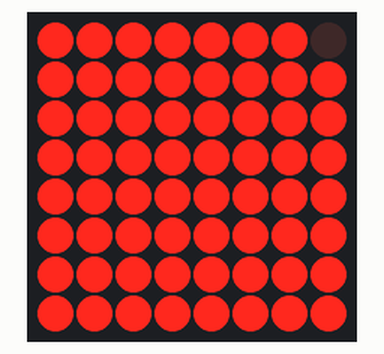
Simulated run of this sketch. Board: Arduino Uno, built with avr-gcc and run on an emulated ATmega328P. Shown: 8×8 LED matrix. Wiring (inferred from the names in the program): MAX7219 LED driver (orientation assumed): data A1; clock A0; CS A2.

Above: at 3.27 s.
At 3.72 s:
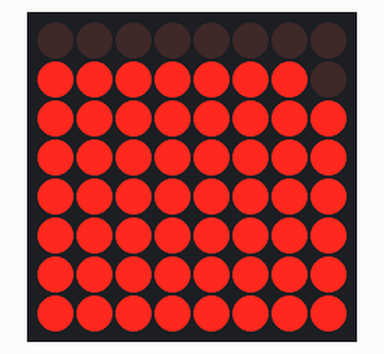
At 4.17 s:
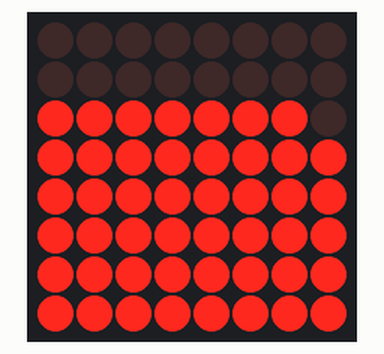
At 4.62 s:
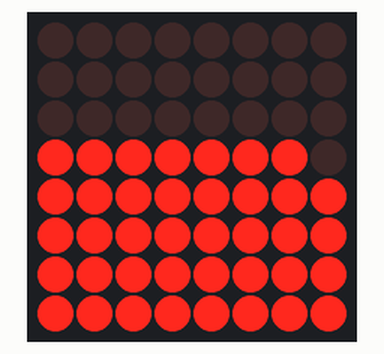
At 5.53 s:
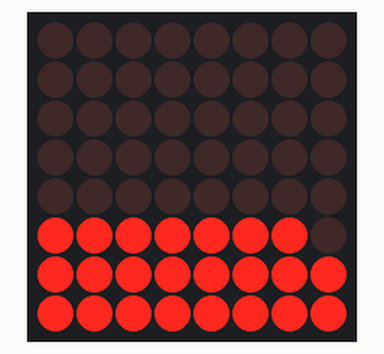
At 6.43 s:
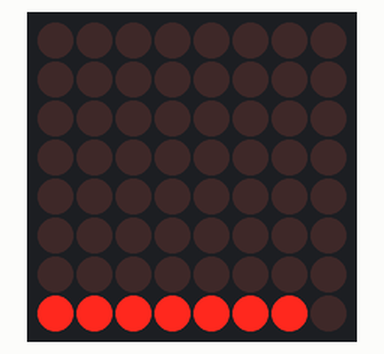

Measured:
- by itself, everything shown: repeats every 6.8 s, in 128 steps

The sketch:

segments2.ino
```cpp
/*

MAX7219 ON 8 * 7 Segment Screen:

/=====================\
|   8 8 8 8 8 8 8 8   |
| ------------------- |
| | OO | RR | GG | G| |
\=====================/
      | | | | | |
      1 2 3 4 5 6

Pinout:
	1 = VCC (+5V)
	2 = GND
	3 = CLK
	4 = DATA
	5 = LOAD
	6 = DOUT
*/

const int CLK_PIN  = A0;
const int DATA_PIN = A1;
const int LOAD_PIN = A2;

const int CHIP_COUNT = 1;

String inputString = "12345678";
boolean stringComplete = true;

void setup()
{
	pinMode(CLK_PIN, OUTPUT);
	pinMode(LOAD_PIN, OUTPUT);
	pinMode(DATA_PIN, OUTPUT);

	Serial.begin(115200);
	inputString.reserve(200);

	Init();


}

void loop()
{
	for (int i = 1; i < 9; i++)
     	for (int j = 2; j < 511; j <<= 1)
		{
			SentData(i, j-1);
			delay(50);
		}
	for (int i = 1; i < 9; i++)
     	for (int j = 511; j > 0; j >>= 1)
		{
			SentData(i, j-1);
			delay(50);
		}
  /*
	if (stringComplete)
	{
		Serial.println(inputString);
		char tmp = inputString.charAt(0);
		inputString = inputString.substring(1); // inputString.length()
		switch (tmp)
		{
			case 'D':

			break;

			case 'M':
				SentData(inputString.charAt(0),inputString.charAt(1));
			break;
			case 'T':
				for (int i = 1; i < 9; i++)
					SentData(i, 255);
			break;

			//default:

			//break;
		}

		inputString = "";
		stringComplete = false;
		//delay(100);
		}*/
}

void serialEvent()
{
	while (Serial.available())
	{
		char inChar = (char)Serial.read();
		if (inChar == '\n') stringComplete = true;
		else inputString += inChar;
	}
}


void Init()
{
	digitalWrite(CLK_PIN, LOW);
	digitalWrite(LOAD_PIN, LOW);
	digitalWrite(DATA_PIN, LOW);
	SentData(11, 7);    // Max Scan Limit
	SentData(9, 0);     // Matrix Decode Mode
	SetMatrixIntensity(15);   // Medium Intensity (1-15)

	for (int i = 1; i < 9; i++)
		SentData(i, 0); //All Red And Green Leds = Off

	SetMatrixPower(true);     //Shutdown Mode
}


void SetMatrixPower(bool value)
{
	SentData(12, value ? 1 : 0);
}

void SetMatrixIntensity(int value)
{
	SentData(10, value);
}
/*
void SentData(int addres, int[] Data)
{
	for (int i=0; i<CHIP_COUNT;i++)
		SentChipData(addres, Data[i]);
	OnOff(LOAD_PIN);
}
*/

void SentDataN(int addres, int Data)
{
	for (int i = 0; i < CHIP_COUNT; i++)
		SentChipData(addres, Data);
	OnOff (LOAD_PIN);
}

void SentData(int addres, int Data)
{
	SentChipData(addres, Data);
	OnOff (LOAD_PIN);
}

void SentChipData(int addres, int value)
{
	for (int i = 0; i < 4; i++)
		OutputChang(false, DATA_PIN);             // Dont care

	for (int i = 8; i > 0; i /= 2)
		OutputChang((addres & i) != 0, DATA_PIN); // Adresse

	for (int i = 128; i > 0; i /= 2)
		OutputChang((value & i) != 0, DATA_PIN);  // Data
}

void OutputChang(bool value, int bit)
{
	digitalWrite(bit, value);
	if (bit == DATA_PIN) OnOff (CLK_PIN);    // Clook_Puls after Data sent
}

void OnOff(int bit)
{
	OutputChang(true, bit);
	OutputChang(false, bit);
}
```
